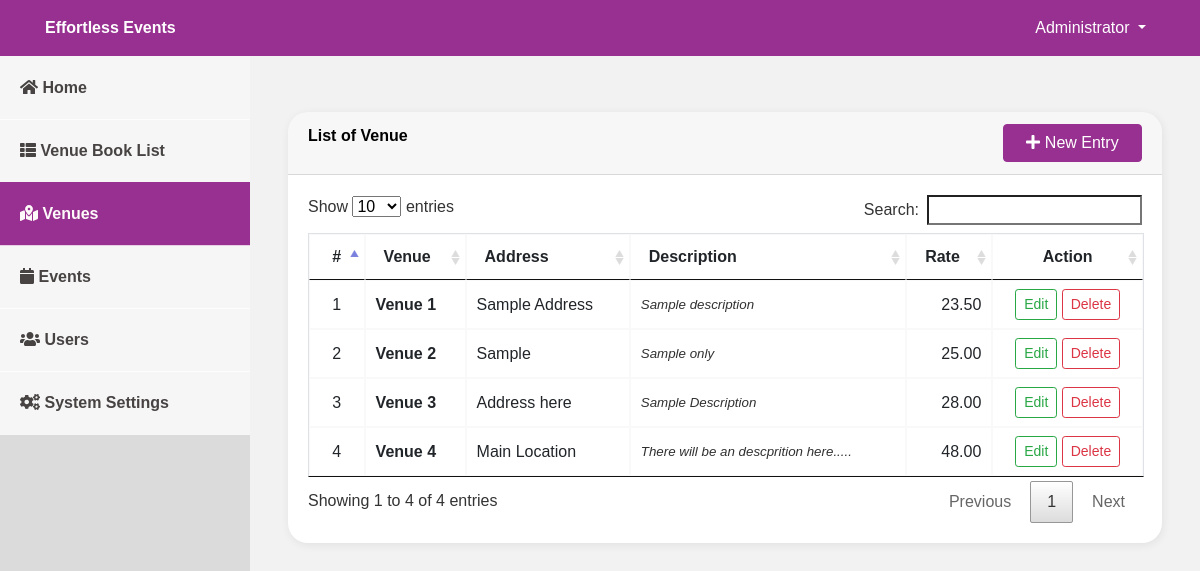
Page /admin/index.php?page=venue (signed in) on the committed database.
### tables this page shows
CREATE TABLE `venue` (
  `id` int(30) NOT NULL,
  `venue` text NOT NULL,
  `address` text NOT NULL,
  `description` text NOT NULL,
  `rate` float NOT NULL
);

### admin/venue.php (the view, shortened to what this page needs)
<?php include('db_connect.php');?>
<div class="container-fluid">
	<div class="col-lg-12">
		<div class="row">
			<div class="col-md-12">
				<div class="card">
					<div class="card-header">
						<b>List of Venue</b>
						<span class="float:right"><a class="btn btn-theme btn-block btn-md col-sm-2 float-right" href="index.php?page=manage_venue" id="new_venue">
					<i class="fa fa-plus"></i> New Entry
				</a></span>
					</div>
					<div class="card-body">
						<table class="table table-condensed table-bordered table-hover">
							<!-- <colgroup>
								<col width="5%">
								<col width="15%">
								<col width="40%">
								<col width="15%">
								<col width="10%">
								<col width="15%">
							</colgroup> -->
							<thead>
								<tr>
									<th class="text-center">#</th>
									<th class="">Venue</th>
									<th class="">Address</th>
									<th class="">Description</th>
									<th class="">Rate</th>
									<th class="text-center">Action</th>
								</tr>
							</thead>
							<tbody>
								<?php
								$i = 1;
								$venue = $conn->query("SELECT * from venue");
								while($row=$venue->fetch_assoc()):
								?>
								<tr>
									<td class="text-center"><?php echo $i++ ?></td>
									<td class="">
										 <p> <b><?php echo ucwords($row['venue']) ?></b></p>
									</td>
									<td class="">
										 <p class=""><?php echo $row['address'] ?></p>
									</td>
									<td class="">
										 <p class="truncate"><?php echo $row['description'] ?></p>
									</td>
									<td class="">
										 <p class="text-right"><?php echo number_format($row['rate'],2) ?></p>
									</td>
									<td class="text-center">
										<button class="btn btn-sm btn-outline-success edit_venue" type="button" data-id="<?php echo $row['id'] ?>" >Edit</button>
										<button class="btn btn-sm btn-outline-danger delete_venue" type="button" data-id="<?php echo $row['id'] ?>">Delete</button>
									</td>
								</tr>
								<?php endwhile; ?>
							</tbody>
						</table>
					</div>
				</div>
			</div>
		</div>
	</div>
</div>

### admin/assets/css/style.css (style rules this page uses)
body { font-family: "Montserrat", sans-serif; color: #000; width: 100%; height: calc(100%); }
a { color: #1977cc; }
.truncate { overflow: hidden; text-overflow: ellipsis; display: -webkit-box; -webkit-line-clamp: 3; -webkit-box-orient: vertical; font-size: smaller; color: #000000cf; font-style: italic; }
.card { box-shadow: 1px 2px 10px #00000012;border: none;border-radius: 20px; }
.card-header:first-child { border-radius: 20px 20px 0 0; }
.btn-theme { background-color: #973090;border-color: #973090;color: #fff; }
.table-bordered td, .table-bordered th { border: 1px solid #f9f9f9; }

### admin/index.php (style rules this page uses)
body { background: #f2f2f2; }

### admin/venue.php (style rules this page uses)
td { vertical-align: middle !important; }
td p { margin: unset }

### rows in the picture
venue: venue "Venue 1", address "Sample Address", description "Sample description", rate "23.50"
venue: venue "Venue 2", address "Sample", description "Sample only", rate "25.00"
venue: venue "Venue 3", address "Address here", description "Sample Description", rate "28.00"
venue: venue "Venue 4", address "Main Location", description "There will be an descprition here.....", rate "48.00"

### other values in the picture
$_SESSION['system']['name'] "Effortless Events"
$_SESSION['login_name'] "Administrator"
